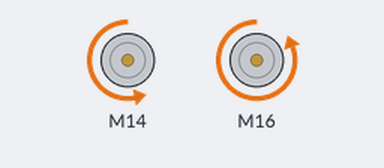
Bench run of a sketch on a simulated Arduino Uno, built with avr-gcc and run on an emulated ATmega328P. Parts: 2 × DC motor (green arrow = forward, orange = backward, longer = faster).

Above: at 0.1 s.
Timing chart, 0 to 1.6 s (numbered marks = the images above):
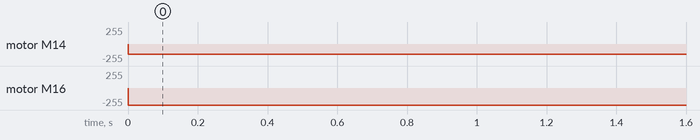

The sketch:

motor_control.ino
```cpp
#include <SparkFun_TB6612.h>

// Pins for all inputs, keep in mind the PWM defines must be on PWM pins
#define AIN1 A0
#define BIN1 A2
#define AIN2 A1
#define BIN2 A3
#define PWMA 2
#define PWMB 3
#define STBY 7

// these constants are used to allow you to make your motor configuration


// line up with function names like forward.  Value can be 1 or -1
const int offsetA = 1;
const int offsetB = 1;

Motor motor1(AIN1, AIN2, PWMA, offsetA, STBY); //Left motor
Motor motor2(BIN1, BIN2, PWMB, offsetB, STBY); //Right motor

void motor_fwd(Motor motor_left, Motor motor_right, int speed1, int speed2)
{
  motor_left.drive(speed1);
  motor_right.drive(speed2);
}

void motor_back(Motor motor_left, Motor motor_right, int speed1, int speed2)
{
  int temp1 = abs(speed1);
  int temp2 = abs(speed2);
  motor_left.drive(-temp1);
  motor_right.drive(-temp2);
}

void motor_left(Motor motor_left, Motor motor_right, int speed1, int speed2)
{
  int temp1 = abs(speed1)/2;
  int temp2 = abs(speed2)/2;
  motor1.drive(-temp1);
  motor2.drive(temp2);
}

void setup() {
}

void loop()
{
//motor 2/right - 150
//  forward(motor1, motor2, 150);
   motor_fwd(motor1, motor2, -150, -255);
   delay(500);
//   back(motor1, motor2, 150);
//   motor_back(motor1, motor2, 150, 100);
   delay(500);
}
```

Measured:
- by itself, motor M14: stopped → backward 150/255 at 0.00 s
- by itself, motor M16: stopped → backward 255/255 at 0.00 s
